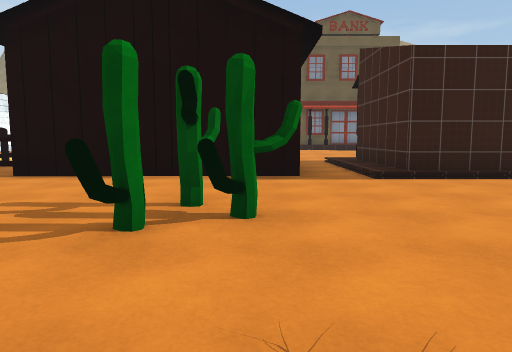
[1] (above)

24 first-person views from a walk through a 3-D level made in the Unity game engine. The camera is 1.3 m above the floor, tilts 6° down and sees 70° across. The floor is counted in squares, 2 m on a side. Each view is taken from the middle of a square. On the plan, view 1 faces up. The plan holds only what a view shows up to about 11 squares ahead; the rest is blank. The place goes on beyond the plan. Some animated figures are not drawn. Some surface patterns are stand-ins.

[2]
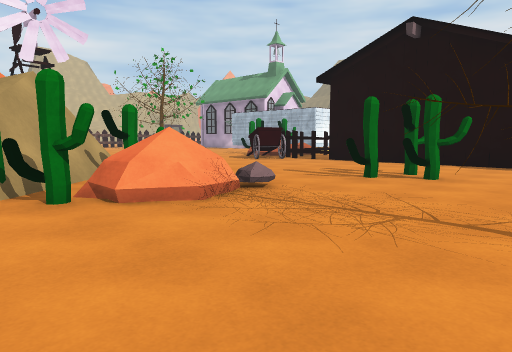

[3]
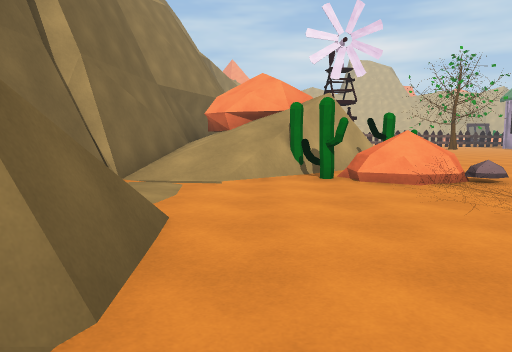

[4]
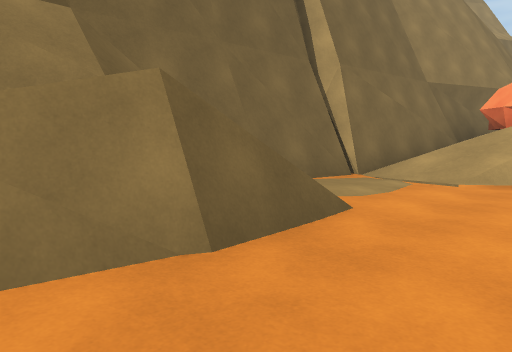

[5]
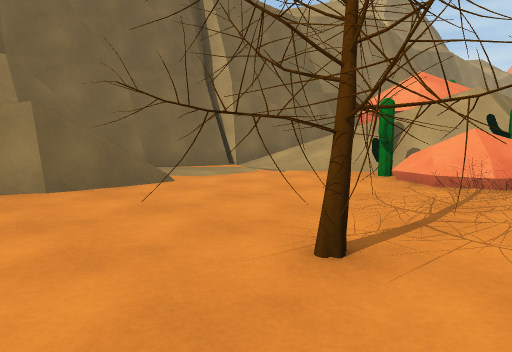

[6]
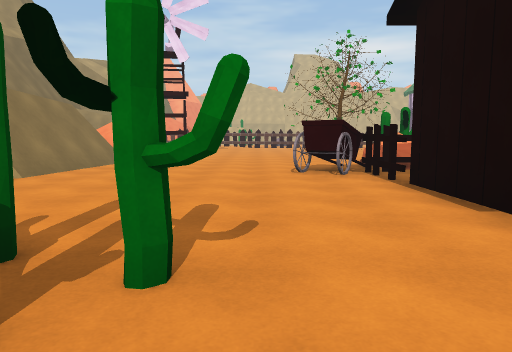

[7]
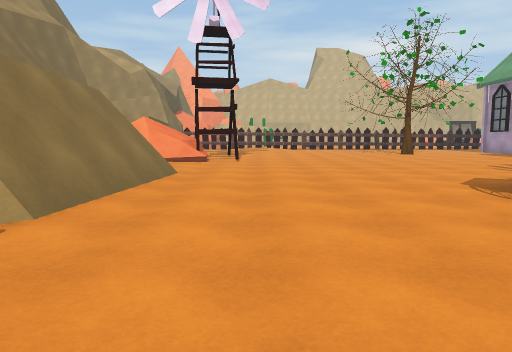

[8]
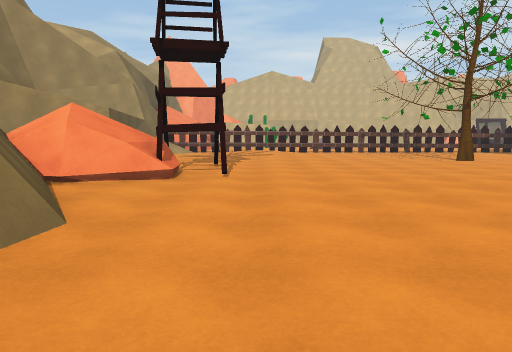

[9]
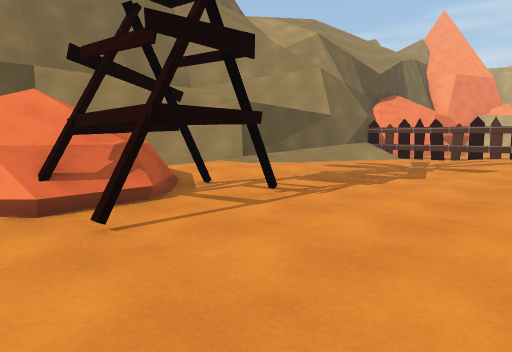

[10]
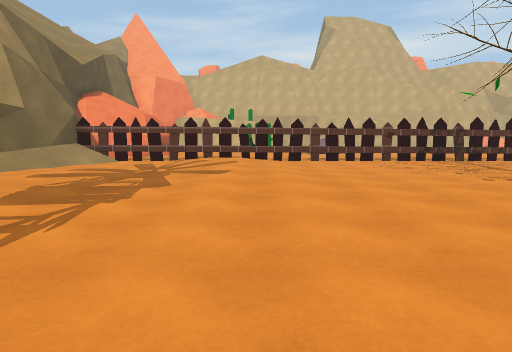

[11]
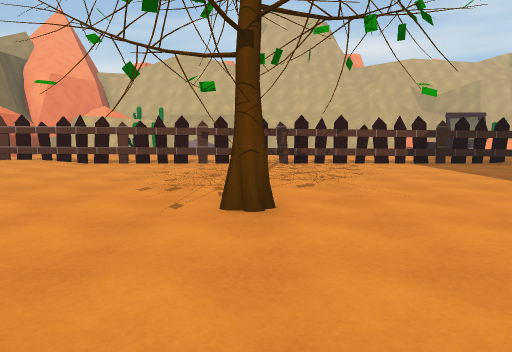

[12]
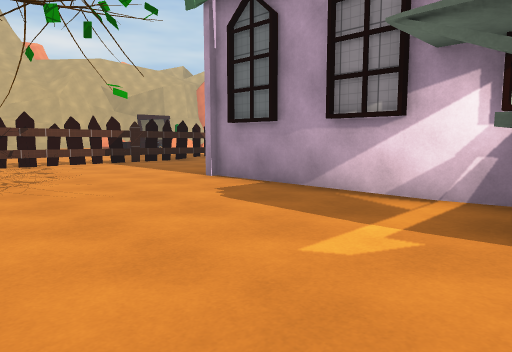

[13]
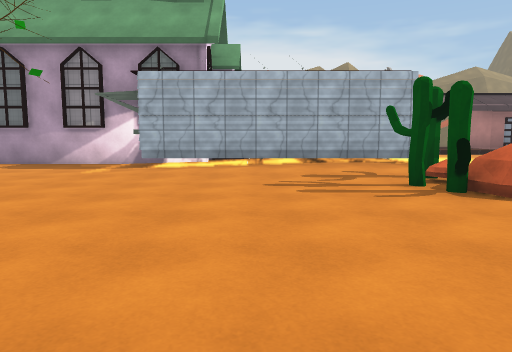

[14]
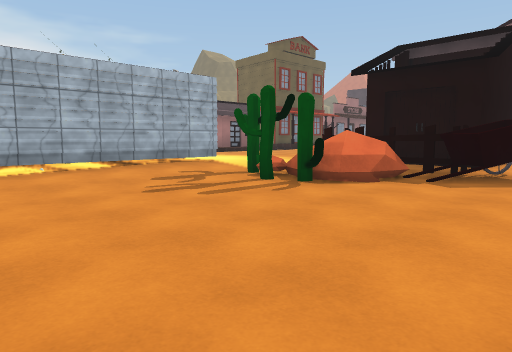

[15]
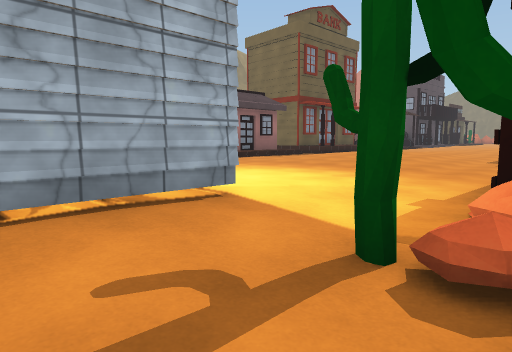

[16]
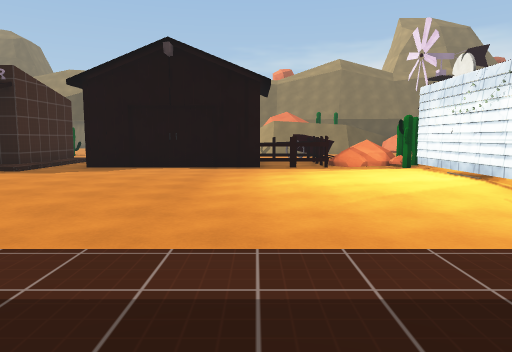

[17]
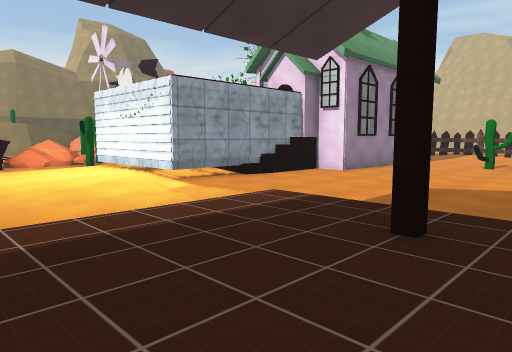

[18]
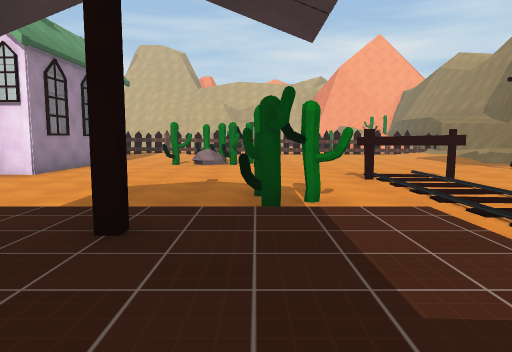

[19]
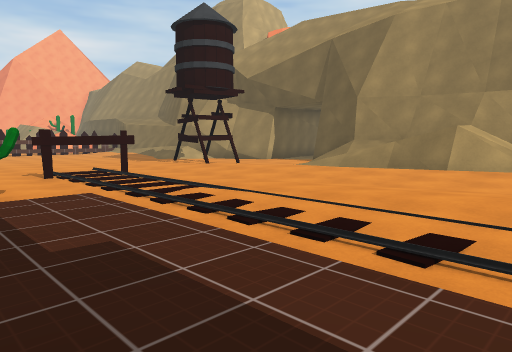

[20]
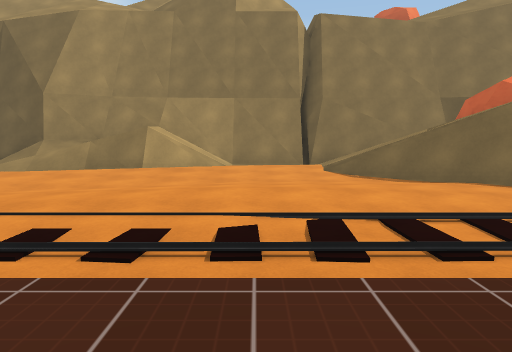

[21]
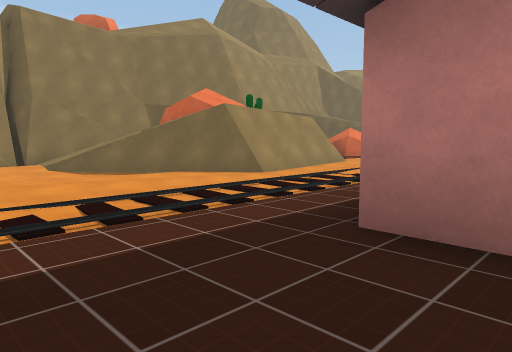

[22]
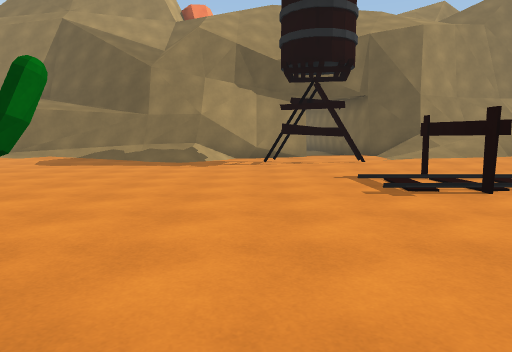

[23]
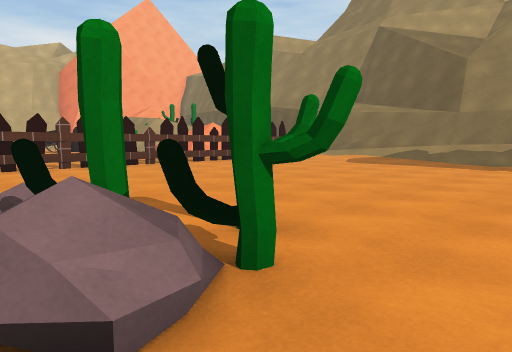

[24]
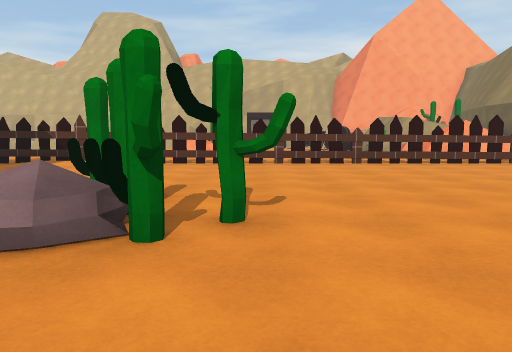

### Floor plan
Key: @ floor where view 1 was taken; # wall or solid block; x gap in a wall; . main floor; : floor 0.25 m higher than the main floor; / step, stairs or slope; = window, fence, low wall or low ledge; T thing the floor can be seen under or through.
Columns run from 23 left of view 1 to 4 right of it. Each row starts with its distance up from view 1.
 31                #######
 30              ####=//######
 29   #######....///////::// #
 28   //////......//:/://.=//#
 27 #  ....../##:::::/...../#=
 26 #..........:::::..../::./###
 25 #................::::::.../.
 24 #...........T....::::.......
 23 #...........T...............
 22 #...........T.............
 21 #.............#.::::::::
 20 #......#......#.::::::#
 19 #.....###.......:#::::#
 18 #.... #.x.......:::::
 17 #  ..  ........./////
 16 #...    ..............
 15 #:..    ###............
 14 #..          ###......::
 13 #....          #::....::
 12 #....#####     #::....::::
 11 #......... #####::.........
 10 #.... .....:::::........./#
  9 #..... ........#/......../#
  8 #......#......##=#.#####./#
  7 #...... .......=##.#####./#
  6 #.....#.........##x#...../##
  5 #................#..........
  4 #..........................
  3 #::::::...............##..
  2 #::::.....................
  1 .........###.............#..
  0 .........###//#####.#=.@###.
 -1  //...:::= ####   ####=.....
 -2 #####////         #/##......
 -3     ######        #//=......
 -4                   #///../##/
 -5                   ######///
 -6                       #####

Positions as (right, up) in squares from view 1, and headings:
1: (0, 0), facing up
2: (2, -3), facing up-left
3: (4, -3), facing left
4: (4, -2), facing down-left
5: (4, 1), facing down-left
6: (1, 4), facing left
7: (-2, 2), facing left
8: (-6, 2), facing left
9: (-11, 4), facing down-left
10: (-12, 3), facing left
11: (-13, 8), facing left
12: (-13, 8), facing up-left
13: (-11, 3), facing up
14: (-13, 4), facing up-right
15: (-10, 8), facing up-right
16: (-4, 19), facing down
17: (-4, 20), facing down-left
18: (-4, 20), facing left
19: (-3, 20), facing up-left
20: (-3, 20), facing up
21: (-4, 19), facing up-right
22: (-14, 18), facing up
23: (-14, 18), facing up-left
24: (-13, 20), facing left
